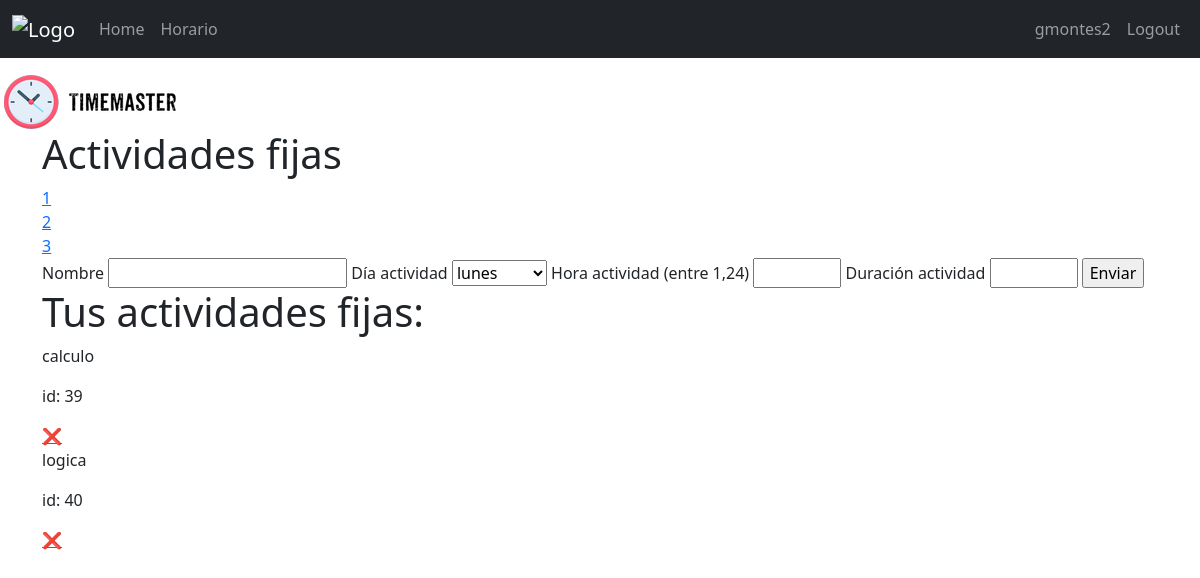
Before: /horario/actividades_fijas (signed in) with the older database file.
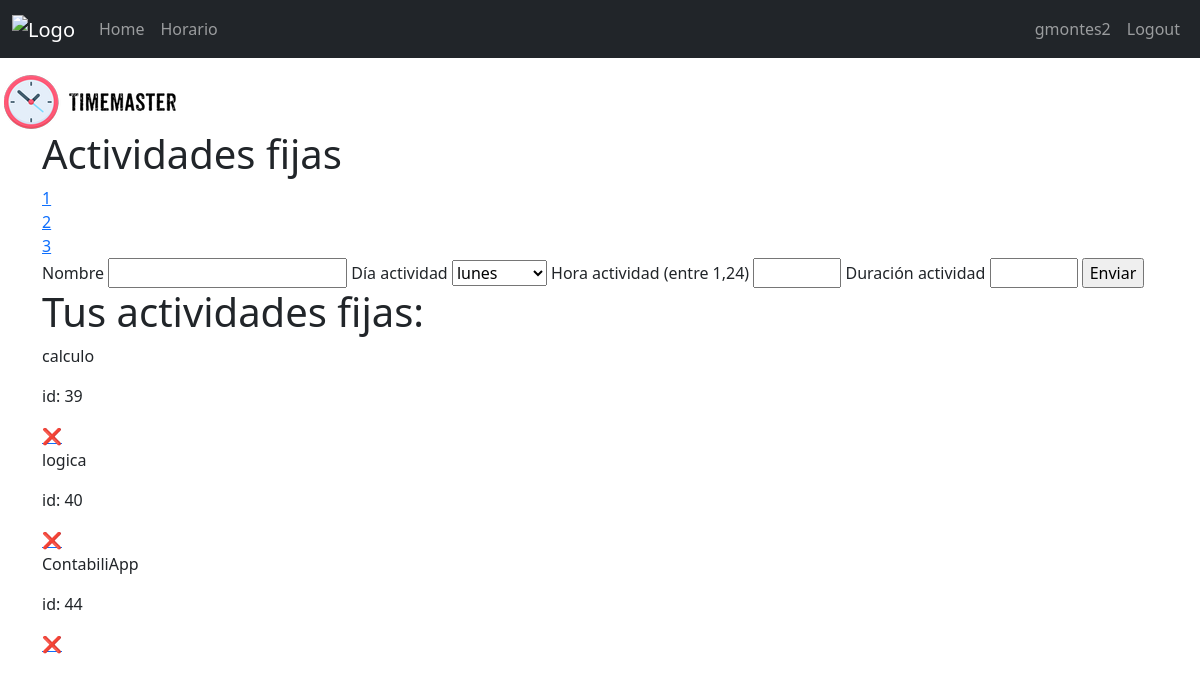
After: the same page with the newer database file.
### horario/models.py (models this page shows)
class Event(models.Model):
    user_id = models.ForeignKey(User, on_delete=models.CASCADE)
    priority = models.IntegerField(choices = [(i,i) for i in range(1,11)])
    name = models.CharField(max_length=30)
    event_type = models.CharField(max_length=50,default="actividad_fija") #Choices: actividad_fija, no fija y horario suenio.
    constraints = models.JSONField(default = dict)

### horario/views.py (the view)
# urls.py: path('actividades_fijas',views.actividades_fijas, name = 'actividades_fijas'),
@login_required(login_url = "user_login")
def actividades_fijas(request):
    usuario = User.objects.get(pk=request.user.pk)
    if request.method == "POST":
        nombre = request.POST['name']
        prioridad = 10
        tipo_evento = "actividad_fija"
        nueva_actividad_fija = Event(user_id = usuario, priority = prioridad, name=nombre, event_type=tipo_evento)
        nueva_actividad_fija.save()
        dia_actividad = int(request.POST['dia_actividad'])
        hora_actividad = int(request.POST["hora_actividad"])
        duracion_actividad = int(request.POST["duracion_actividad"])
        hora_final = hora_actividad + duracion_actividad
        for hora in range(hora_actividad,hora_final,1):
            posicion_actividad_fija = Position(event_id = nueva_actividad_fija,user_id = usuario,day=dia_actividad,hour = hora,activity_name=nombre)
            posicion_actividad_fija.save()
        return redirect(reverse("actividades_fijas"))
    elif request.method == "GET":
        actividades_fijas = Event.objects.filter(user_id = usuario)
        actividades_fijas =actividades_fijas.filter(event_type = "actividad_fija")
        return render(request,"actividades_fijas.html",{"actividades_fijas":actividades_fijas})

### horario/templates/actividades_fijas.html (shortened to what this page needs)
{% extends 'main/main.html' %}
{% load static %}
{% block link %}<link rel="stylesheet" href="{% static 'css/bootstrap.min.css' %}">{% endblock link %}
{% block content %}
<div class="container">
    <h1>Actividades fijas</h1>
    <div class="contenedor_links_horario">
        <div class="contenedor_link_suenio">
            <a href="{% url 'suenio' %}">1</a>
        </div>
        <div class="contenedor_link_actividades_fijas">
            <a href="{% url 'actividades_fijas' %}">2</a>
        </div>
        <div class="contenedor_link_actividades_no_fijas">
            <a href="{% url 'actividades_no_fijas' %}">3</a>
        </div>
    </div>
    <form action="" method="POST">
        <label for="name">Nombre</label>
        <input type="text" name="name" id="name" required>
        <label for="dia_actividad">Día actividad</label>
        <select name="dia_actividad" id="dia_actividad" required>
            <option value="0">lunes</option>
        </select>
        <label for="hora_actividad">Hora actividad (entre 1,24)</label>
        <input type="number" name="hora_actividad" id="hora_actividad" min="1" max="24" step="1" required>
        <label for="duracion_actividad">Duración actividad</label>
        <input type="number" name="duracion_actividad" id="duracion_actividad" min="1" max="10" step="1" required>
        <input type="submit" value="Enviar">
    </form>
    <div class="contenedor_actividades">
        {% if actividades_fijas %}
            <h1 class="titulo_tus_actividades">Tus actividades fijas:</h1>
            {% for actividad in actividades_fijas %}
                <div class="caja_actividad">
                    <p>{{actividad.name}}</p>
                    <p>id: {{actividad.pk}}</p>
                    <a href="{% url 'eliminar_actividades_fijas' ruta_actividad_fija=actividad.pk %}">❌</a>
                </div>
            {% endfor %}
        {% endif %}
    </div>
</div>
    {% endblock  %}

Changed rows visible on the page:
added Event: name "ContabiliApp", pk "44"
